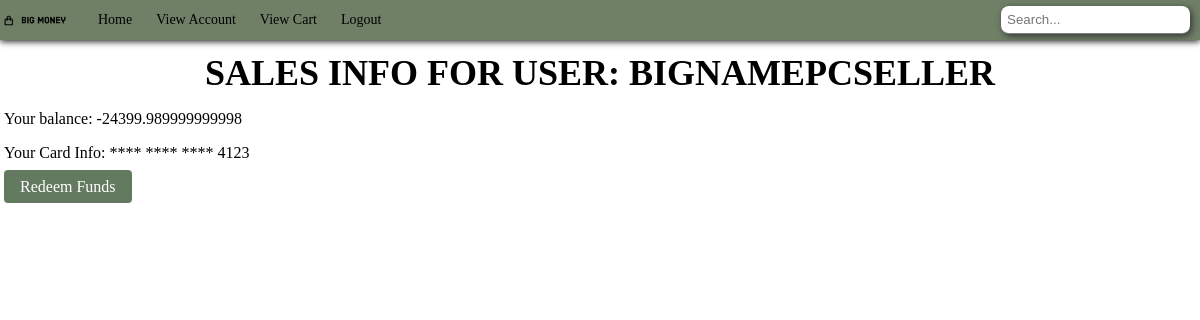
Page /view-my-sales/ (signed in) on the committed database.
### bigMoney/models.py (models this page shows, shortened)
class User(AbstractUser):
    USER_ROLES = (
        ("S", "Seller"),
        ("C", "Customer")
    )
    role = models.CharField(max_length=1, blank=False, choices=USER_ROLES, default="S")
    card_number = models.CharField(max_length=16, null=True, validators=[MinLengthValidator(16)])
    email = models.EmailField(max_length=255, default="")
    name = models.CharField(max_length=255, default="New User")
    balance = models.FloatField(default=0.0)
    address = models.ForeignKey(Address, on_delete=models.CASCADE, null=True)
    available_merch = models.ManyToManyField(merchandise, default=None)
    ShoppingCart = models.ForeignKey(shoppingCart, on_delete=models.CASCADE, null=True)
    Orders = models.ManyToManyField(Order, default=None)
    is_approved = models.BooleanField(default=None, null=True)

### bigMoney/views.py (the view)
# urls.py: path('view-my-sales/', views.view_my_sales, name='view-my-sales'),
@login_required
def view_my_sales(request):
    message = request.GET.get('message')
    user = request.user
    context = {'user': user}
    if message:
        context['message'] = message
    return render(request, "view_my_sales.html", context)

### bigMoney/templates/view_my_sales.html (shortened to what this page needs)
{% extends 'base.html' %}
{%block content%}
    <h2 class="page-title">Sales info for user: {{user.username}}</h2>
    <p>Your balance: {{user.balance}}</p>
    {%if user.card_number != NONE%}
        <p>Your Card Info: **** **** **** {{ user.card_number|slice:":15"|slice:"11:" }}</p>
        <div class='redeem-button-container'>
            <a class="redeem-button", href={% url 'redeem_funds' %}>Redeem Funds</a>
        </div>
    {%else%}
        <p>No Card exists to redeem payment for sales</p>
    {%endif%}
{%endblock%}

### bigMoney/static/styling/styles.css (style rules this page uses)
body { margin: 0px; }
.page-title { font-family: 'Times New Roman', "Georgia", "Arial"; font-size: 36px; font-weight: bold; text-align: center; margin: 12px 0; text-transform: uppercase; }
.redeem-button { background-color: rgb(99, 122, 96); color: white; padding: 0.5rem 1rem; border: none; border-radius: 0.25rem; text-decoration: none; }

### rows in the picture
User: username "BIGNAMEPCSELLER", balance "-24399.989999999998", card_number "4123"
